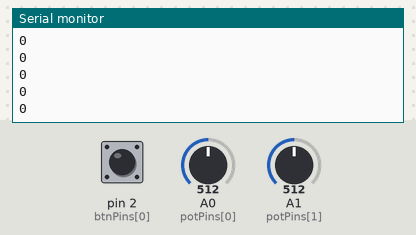
The sketch below on a simulated Arduino Uno, built with avr-gcc and run on an emulated ATmega328P. On the bench: the last lines printed to the serial monitor. The inputs (shaded band) are chosen by the test bench; at power-on: A0 (potPins[0]) = 512, A1 (potPins[1]) = 512, pin 2 (btnPins[0]) HIGH. No radio packets arrive unless stated.

Above: at 2.2 s.
2.3 s: A0 (potPins[0]) set to 716
At 2.8 s:
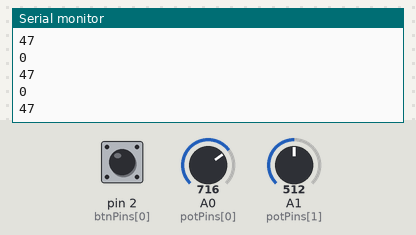
3.8 s: A1 (potPins[1]) set to 716
At 4.3 s:
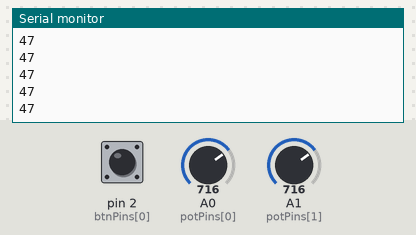
5.3 s: A0 (potPins[0]) set to 900
At 6.0 s:
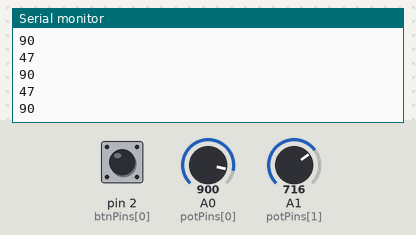
6.8 s: A1 (potPins[1]) set to 1023
At 7.3 s:
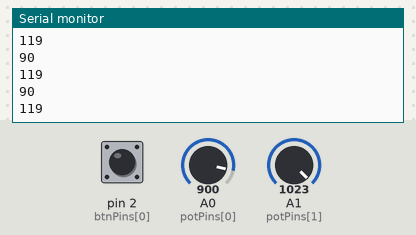
Timing chart, 0 to 9.3 s (numbered marks = the images above; inputs shaded):
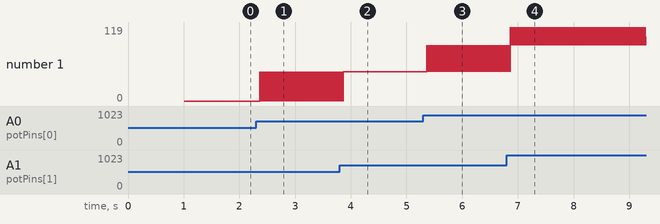

Measured:
- after the input at 2.3 s, the serial monitor: prints a new line after 0.07 s (image 1)
- after the input at 5.3 s, the serial monitor: prints a new line after 0.07 s (image 3)
- after the input at 6.8 s, the serial monitor: prints a new line after 0.07 s (image 4)
- plotted number 1: 47 → 90 after the input at 5.3 s

The sketch:

FootControlWirelessTransmitter.ino
```cpp
/**
 * Foot controller wireless tester for reading and printing signals received from transmitter
 *
 * https://nrf24.github.io/RF24/
 */


#include <SPI.h>
#include <nRF24L01.h>
#include <RF24.h>

RF24 radio(7, 8); // CE, CSN refers to the nRF transmitter
uint8_t address[][6] = { "1Node", "2Node" };
bool radioNumber = 0; //
int payload[3] = {0,0,0}; // [Type, Index, Value] refer to readme: https://github.com/RavingPlatypi/Smart-Prosthetics-2022-2023/blob/main/Foot%20Control/README.md

int btnPins[] = {2}; // Joystick button
const int numBtnPins = (sizeof(btnPins) / sizeof(btnPins[0])); // Purpose to count the number of buttons, incase we want to add more

byte potPins[] = {A0, A1}; // For the joystick inputs in: Vrx / Vry
const int numPotPins = (sizeof(potPins) / sizeof(potPins[0])); //  Purpose to count the number of potentiometers
int potValues[numPotPins];

void setup() {
  Serial.begin(9600);

  for(int i = 0; i < numBtnPins; i++) {
    pinMode(btnPins[i], INPUT_PULLUP);
  }

  // Initialize the transceiver on the SPI bus
  if (!radio.begin()) {
    Serial.println("Radio hardware is not responding!");
    while (1) {}  // hold in infinite loop
  }
  // Need every radio.(method) in order for nRF to work
  radio.setPALevel(RF24_PA_LOW);
  radio.openWritingPipe(address[radioNumber]);
  radio.stopListening(); // This method is not used, but still must be included
  radio.setPayloadSize(sizeof(payload));
  Serial.println("Transmitter started!");
  delay(1000);
}

void loop() {
  // Read button values and transmit
  int btnState = digitalRead(btnPins[0]);
  transmitPayload(0,0,!btnState);


  // Read potentiometer values and transmit
  for (int i = 0; i < numPotPins; i++){
    potValues[i] = analogRead(potPins[i]);
    int potValue = map(potValues[i], 512, 1024, 0, 120);
    Serial.println(potValue);
    transmitPayload(1, i, potValue);
  }
}


/**
Transmit command to reciever.
Parameters:
  type: type of input(0 = button, 1 = potentiometer)
  num: specifies which input (incase of multiple inputs)
  value: high or low for button, 0-1024 for potentiometer
*/
bool transmitPayload(int type, int num, int value){
  int payload[3] = {type,num,value};
  bool sent = radio.write(&payload, sizeof(payload));
  return sent;
  Serial.println(
    sent ? "Transmission sent" : "Failed to send transmission"
  );
}
```
